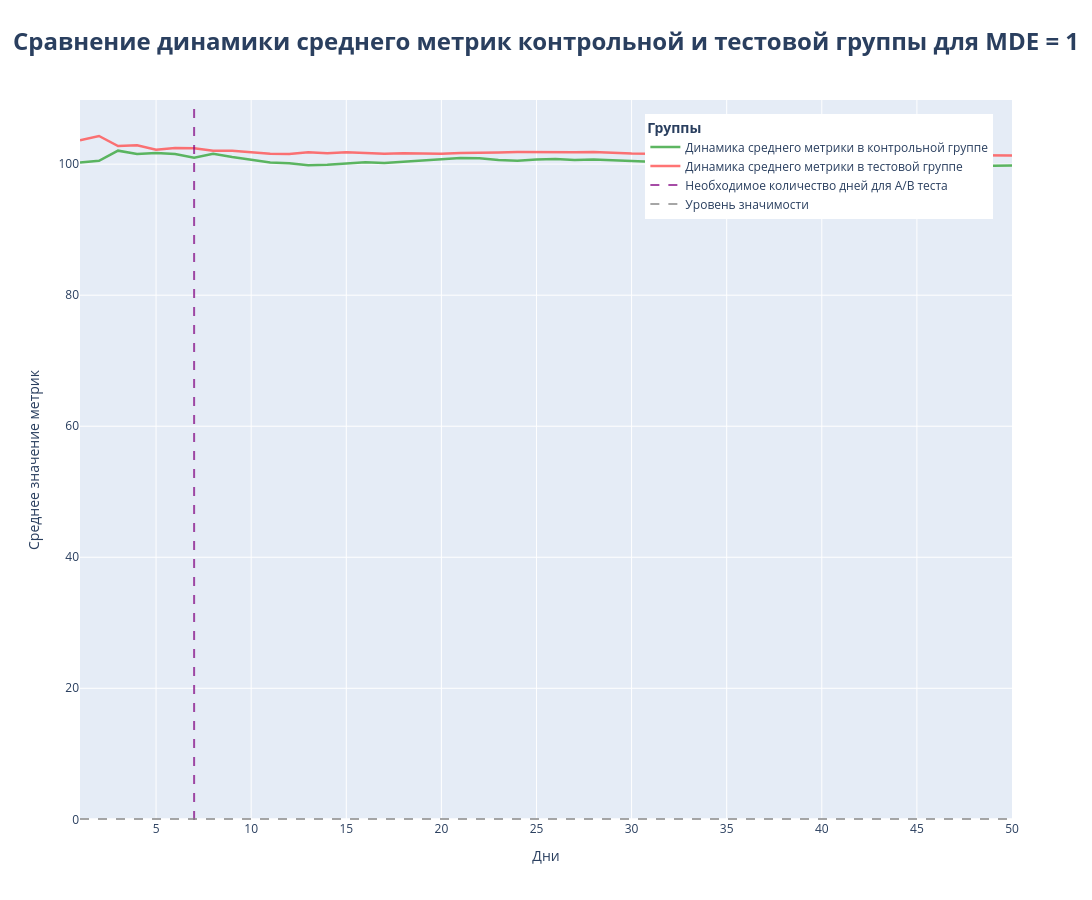

Notebook cell for this chart:
### Code cell
fig = go.Figure()
fig.add_trace(go.Scatter(
    x=df_ab_6['День'], 
    y=df_ab_6['Среднее в группе А'],
    name='Динамика среднего метрики в контрольной группе',
    line=dict(color='#4CAF50', width=2.5),
    opacity=0.9
))

fig.add_trace(go.Scatter(
    x=df_ab_6['День'], 
    y=df_ab_6['Среднее в группе Б'],
    name='Динамика среднего метрики в тестовой группе',
    line=dict(color='#FF5252', width=2.5),
    opacity=0.8
))

fig.add_vline(
    x=7,
    line=dict(
        color='purple',
        width=2,
        dash='dash'  
    ),
    opacity=0.7,
    name='Необходимое количество дней для A/B теста',
    showlegend=True
)

fig.add_hline(
    y=0.05,
    line=dict(
        color='grey',
        width=2,
        dash='dash'  
    ),
    opacity=0.7,
    name='Уровень значимости',
    showlegend=True
)

fig.update_layout(
    title=dict(
        text='<b>Сравнение динамики среднего метрик контрольной и тестовой группы для MDE = 1</b>',
        font=dict(size=24),
        x=0.5
    ),
    xaxis=dict(title='Дни'),
    yaxis=dict(title='Среднее значение метрик'),
    legend=dict(
        title=dict(text='<b>Группы</b>'),
        x=0.98,      
        y=0.98,      
        xanchor='right',  
        yanchor='top'     
    ),
    hovermode='x unified',
    width=1600,
    height=900
)

fig.show()

### Figure 1 — Plotly figure (JSON) as saved in the notebook; plotly's stock layout.template omitted (floating-point values rounded to 4 significant figures)
{"data": [{"line": {"color": "#4CAF50", "width": 2.5}, "name": "Динамика среднего метрики в контрольной группе", "opacity": 0.9, "type": "scatter", "x": [1, 2, 3, 4, 5, 6, 7, 8, 9, 10, 11, 12, 13, 14, 15, 16, 17, 18, 19, 20, 21, 22, 23, 24, 25, 26, 27, 28, 29, 30, 31, 32, 33, 34, 35, 36, 37, 38, 39, 40, 41, 42, 43, 44, 45, 46, 47, 48, 49, 50], "y": [100.2, 100.5, 102.1, 101.5, 101.7, 101.5, 101.0, 101.6, 101.1, 100.7, 100.3, 100.1, 99.83, 99.92, 100.1, 100.3, 100.2, 100.4, 100.5, 100.8, 100.9, 100.9, 100.6, 100.5, 100.7, 100.8, 100.6, 100.7, 100.6, 100.6, 100.4, 100.2, 100.1, 100.2, 100.2, 100.2, 100.4, 100.5, 100.3, 100.4, 100.4, 100.4, 100.2, 100.1, 100.1, 100.0, 100.1, 99.96, 99.76, 99.8]}, {"line": {"color": "#FF5252", "width": 2.5}, "name": "Динамика среднего метрики в тестовой группе", "opacity": 0.8, "type": "scatter", "x": [1, 2, 3, 4, 5, 6, 7, 8, 9, 10, 11, 12, 13, 14, 15, 16, 17, 18, 19, 20, 21, 22, 23, 24, 25, 26, 27, 28, 29, 30, 31, 32, 33, 34, 35, 36, 37, 38, 39, 40, 41, 42, 43, 44, 45, 46, 47, 48, 49, 50], "y": [103.7, 104.3, 102.8, 102.9, 102.2, 102.5, 102.4, 102.0, 102.0, 101.8, 101.6, 101.6, 101.8, 101.6, 101.8, 101.7, 101.6, 101.7, 101.6, 101.6, 101.7, 101.7, 101.8, 101.8, 101.8, 101.9, 101.8, 101.9, 101.7, 101.6, 101.6, 101.5, 101.5, 101.4, 101.4, 101.4, 101.4, 101.4, 101.4, 101.5, 101.5, 101.5, 101.5, 101.5, 101.4, 101.3, 101.4, 101.4, 101.3, 101.3]}], "layout": {"height": 900, "hovermode": "x unified", "legend": {"title": {"text": "<b>Группы</b>"}, "x": 0.98, "xanchor": "right", "y": 0.98, "yanchor": "top"}, "shapes": [{"line": {"color": "purple", "dash": "dash", "width": 2}, "name": "Необходимое количество дней для A/B теста", "opacity": 0.7, "showlegend": true, "type": "line", "x0": 7, "x1": 7, "xref": "x", "y0": 0, "y1": 1, "yref": "y domain"}, {"line": {"color": "grey", "dash": "dash", "width": 2}, "name": "Уровень значимости", "opacity": 0.7, "showlegend": true, "type": "line", "x0": 0, "x1": 1, "xref": "x domain", "y0": 0.05, "y1": 0.05, "yref": "y"}], "title": {"font": {"size": 24}, "text": "<b>Сравнение динамики среднего метрик контрольной и тестовой группы для MDE = 1</b>", "x": 0.5}, "width": 1600, "xaxis": {"title": {"text": "Дни"}}, "yaxis": {"title": {"text": "Среднее значение метрик"}}}}
